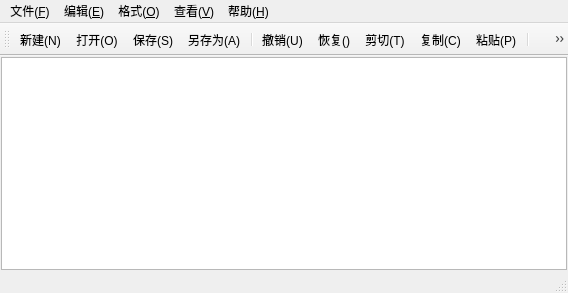
<?xml version="1.0" encoding="UTF-8"?>
<ui version="4.0">
 <class>MainWindow</class>
 <widget class="QMainWindow" name="MainWindow">
  <property name="geometry">
   <rect>
    <x>0</x>
    <y>0</y>
    <width>568</width>
    <height>293</height>
   </rect>
  </property>
  <property name="windowTitle">
   <string>MainWindow</string>
  </property>
  <widget class="QWidget" name="centralwidget">
   <layout class="QVBoxLayout" name="verticalLayout">
    <property name="spacing">
     <number>0</number>
    </property>
    <property name="leftMargin">
     <number>1</number>
    </property>
    <property name="topMargin">
     <number>1</number>
    </property>
    <property name="rightMargin">
     <number>1</number>
    </property>
    <property name="bottomMargin">
     <number>1</number>
    </property>
    <item>
     <widget class="QPlainTextEdit" name="textEdit"/>
    </item>
   </layout>
  </widget>
  <widget class="QMenuBar" name="menubar">
   <property name="geometry">
    <rect>
     <x>0</x>
     <y>0</y>
     <width>568</width>
     <height>18</height>
    </rect>
   </property>
   <widget class="QMenu" name="menu">
    <property name="title">
     <string>文件(&amp;F)</string>
    </property>
    <addaction name="actionNew"/>
    <addaction name="actionOpen"/>
    <addaction name="actionSave"/>
    <addaction name="actionSaveAs"/>
    <addaction name="separator"/>
    <addaction name="actionExit"/>
   </widget>
   <widget class="QMenu" name="menu_E">
    <property name="title">
     <string>编辑(&amp;E)</string>
    </property>
    <addaction name="actionUndo"/>
    <addaction name="actionRedo"/>
    <addaction name="actionCut"/>
    <addaction name="actionCopy"/>
    <addaction name="actionPaste"/>
    <addaction name="separator"/>
    <addaction name="actionFind"/>
    <addaction name="actionReplace"/>
    <addaction name="separator"/>
    <addaction name="actionSelectAll"/>
   </widget>
   <widget class="QMenu" name="menu_O">
    <property name="title">
     <string>格式(&amp;O)</string>
    </property>
    <addaction name="actionLineWrap"/>
    <addaction name="actionShowLineNumber"/>
    <addaction name="actionFont"/>
    <addaction name="actionFontColor"/>
    <addaction name="separator"/>
    <addaction name="actionFontBackgroundColor"/>
    <addaction name="actionEditorBackgroundColor"/>
   </widget>
   <widget class="QMenu" name="menu_V">
    <property name="title">
     <string>查看(&amp;V)</string>
    </property>
    <addaction name="actionToolBar"/>
    <addaction name="actionStatusBar"/>
   </widget>
   <widget class="QMenu" name="menu_A">
    <property name="title">
     <string>帮助(&amp;H)</string>
    </property>
    <addaction name="actionAbout"/>
   </widget>
   <addaction name="menu"/>
   <addaction name="menu_E"/>
   <addaction name="menu_O"/>
   <addaction name="menu_V"/>
   <addaction name="menu_A"/>
  </widget>
  <widget class="QStatusBar" name="statusbar"/>
  <widget class="QToolBar" name="toolBar">
   <property name="windowTitle">
    <string>toolBar</string>
   </property>
   <attribute name="toolBarArea">
    <enum>TopToolBarArea</enum>
   </attribute>
   <attribute name="toolBarBreak">
    <bool>false</bool>
   </attribute>
   <addaction name="actionNew"/>
   <addaction name="actionOpen"/>
   <addaction name="actionSave"/>
   <addaction name="actionSaveAs"/>
   <addaction name="separator"/>
   <addaction name="actionUndo"/>
   <addaction name="actionRedo"/>
   <addaction name="actionCut"/>
   <addaction name="actionCopy"/>
   <addaction name="actionPaste"/>
   <addaction name="separator"/>
   <addaction name="actionFind"/>
   <addaction name="actionReplace"/>
   <addaction name="separator"/>
   <addaction name="actionFont"/>
   <addaction name="actionShowLineNumber"/>
   <addaction name="actionLineWrap"/>
   <addaction name="separator"/>
   <addaction name="actionToolBar"/>
   <addaction name="actionStatusBar"/>
  </widget>
  <action name="actionNew">
   <property name="icon">
    <iconset resource="notepad.qrc">
     <normaloff>:/img/IcBaselineCreateNewFolder.png</normaloff>:/img/IcBaselineCreateNewFolder.png</iconset>
   </property>
   <property name="text">
    <string>新建(&amp;N)</string>
   </property>
   <property name="toolTip">
    <string>新建</string>
   </property>
   <property name="shortcut">
    <string>Ctrl+N</string>
   </property>
   <property name="menuRole">
    <enum>QAction::MenuRole::NoRole</enum>
   </property>
  </action>
  <action name="actionOpen">
   <property name="icon">
    <iconset resource="notepad.qrc">
     <normaloff>:/img/IcBaselineFileOpen.png</normaloff>:/img/IcBaselineFileOpen.png</iconset>
   </property>
   <property name="text">
    <string>打开(&amp;O)</string>
   </property>
   <property name="toolTip">
    <string>打开</string>
   </property>
   <property name="shortcut">
    <string>Ctrl+O</string>
   </property>
   <property name="menuRole">
    <enum>QAction::MenuRole::NoRole</enum>
   </property>
  </action>
  <action name="actionSave">
   <property name="icon">
    <iconset resource="notepad.qrc">
     <normaloff>:/img/MingcuteSave2Line.png</normaloff>:/img/MingcuteSave2Line.png</iconset>
   </property>
   <property name="text">
    <string>保存(&amp;S)</string>
   </property>
   <property name="toolTip">
    <string>保存</string>
   </property>
   <property name="shortcut">
    <string>Ctrl+S</string>
   </property>
   <property name="menuRole">
    <enum>QAction::MenuRole::NoRole</enum>
   </property>
  </action>
  <action name="actionSaveAs">
   <property name="icon">
    <iconset resource="notepad.qrc">
     <normaloff>:/img/FadSaveas.png</normaloff>:/img/FadSaveas.png</iconset>
   </property>
   <property name="text">
    <string>另存为(&amp;A)</string>
   </property>
   <property name="toolTip">
    <string>另存为</string>
   </property>
   <property name="menuRole">
    <enum>QAction::MenuRole::NoRole</enum>
   </property>
  </action>
  <action name="actionExit">
   <property name="text">
    <string>退出(&amp;X)</string>
   </property>
   <property name="toolTip">
    <string>退出</string>
   </property>
   <property name="menuRole">
    <enum>QAction::MenuRole::NoRole</enum>
   </property>
  </action>
  <action name="actionUndo">
   <property name="icon">
    <iconset resource="notepad.qrc">
     <normaloff>:/img/IcBaselineUndo.png</normaloff>:/img/IcBaselineUndo.png</iconset>
   </property>
   <property name="text">
    <string>撤销(&amp;U)</string>
   </property>
   <property name="toolTip">
    <string>撤销</string>
   </property>
   <property name="shortcut">
    <string>Ctrl+Z</string>
   </property>
   <property name="menuRole">
    <enum>QAction::MenuRole::NoRole</enum>
   </property>
  </action>
  <action name="actionCut">
   <property name="icon">
    <iconset resource="notepad.qrc">
     <normaloff>:/img/IcBaselineContentCut.png</normaloff>:/img/IcBaselineContentCut.png</iconset>
   </property>
   <property name="text">
    <string>剪切(&amp;T)</string>
   </property>
   <property name="toolTip">
    <string>剪切</string>
   </property>
   <property name="shortcut">
    <string>Ctrl+X</string>
   </property>
   <property name="menuRole">
    <enum>QAction::MenuRole::NoRole</enum>
   </property>
  </action>
  <action name="actionCopy">
   <property name="icon">
    <iconset resource="notepad.qrc">
     <normaloff>:/img/IcBaselineContentCopy.png</normaloff>:/img/IcBaselineContentCopy.png</iconset>
   </property>
   <property name="text">
    <string>复制(&amp;C)</string>
   </property>
   <property name="toolTip">
    <string>复制</string>
   </property>
   <property name="shortcut">
    <string>Ctrl+C</string>
   </property>
   <property name="menuRole">
    <enum>QAction::MenuRole::NoRole</enum>
   </property>
  </action>
  <action name="actionPaste">
   <property name="icon">
    <iconset resource="notepad.qrc">
     <normaloff>:/img/IcBaselineContentPaste.png</normaloff>:/img/IcBaselineContentPaste.png</iconset>
   </property>
   <property name="text">
    <string>粘贴(&amp;P)</string>
   </property>
   <property name="toolTip">
    <string>粘贴</string>
   </property>
   <property name="shortcut">
    <string>Ctrl+P</string>
   </property>
   <property name="menuRole">
    <enum>QAction::MenuRole::NoRole</enum>
   </property>
  </action>
  <action name="actionFind">
   <property name="icon">
    <iconset resource="notepad.qrc">
     <normaloff>:/img/IcBaselineFindInPage.png</normaloff>:/img/IcBaselineFindInPage.png</iconset>
   </property>
   <property name="text">
    <string>查找(&amp;F)</string>
   </property>
   <property name="toolTip">
    <string>查找</string>
   </property>
   <property name="shortcut">
    <string>Ctrl+F</string>
   </property>
   <property name="menuRole">
    <enum>QAction::MenuRole::NoRole</enum>
   </property>
  </action>
  <action name="actionReplace">
   <property name="icon">
    <iconset resource="notepad.qrc">
     <normaloff>:/img/IcBaselineFindReplace.png</normaloff>:/img/IcBaselineFindReplace.png</iconset>
   </property>
   <property name="text">
    <string>替换(&amp;R)</string>
   </property>
   <property name="toolTip">
    <string>替换</string>
   </property>
   <property name="shortcut">
    <string>Ctrl+H</string>
   </property>
   <property name="menuRole">
    <enum>QAction::MenuRole::NoRole</enum>
   </property>
  </action>
  <action name="actionFont">
   <property name="icon">
    <iconset resource="notepad.qrc">
     <normaloff>:/img/IcBaselineFontDownload.png</normaloff>:/img/IcBaselineFontDownload.png</iconset>
   </property>
   <property name="text">
    <string>字体(&amp;F)</string>
   </property>
   <property name="toolTip">
    <string>字体</string>
   </property>
   <property name="menuRole">
    <enum>QAction::MenuRole::NoRole</enum>
   </property>
  </action>
  <action name="actionLineWrap">
   <property name="checkable">
    <bool>true</bool>
   </property>
   <property name="icon">
    <iconset resource="notepad.qrc">
     <normaloff>:/img/RiTextWrap.png</normaloff>:/img/RiTextWrap.png</iconset>
   </property>
   <property name="text">
    <string>自动换行(&amp;W)</string>
   </property>
   <property name="toolTip">
    <string>自动换行</string>
   </property>
   <property name="menuRole">
    <enum>QAction::MenuRole::NoRole</enum>
   </property>
  </action>
  <action name="actionToolBar">
   <property name="checkable">
    <bool>true</bool>
   </property>
   <property name="icon">
    <iconset resource="notepad.qrc">
     <normaloff>:/img/TablerTool.png</normaloff>:/img/TablerTool.png</iconset>
   </property>
   <property name="text">
    <string>工具栏(&amp;T)</string>
   </property>
   <property name="toolTip">
    <string>工具栏</string>
   </property>
   <property name="menuRole">
    <enum>QAction::MenuRole::NoRole</enum>
   </property>
  </action>
  <action name="actionStatusBar">
   <property name="checkable">
    <bool>true</bool>
   </property>
   <property name="icon">
    <iconset resource="notepad.qrc">
     <normaloff>:/img/CodiconLayoutStatusbar.png</normaloff>:/img/CodiconLayoutStatusbar.png</iconset>
   </property>
   <property name="text">
    <string>状态栏(&amp;S)</string>
   </property>
   <property name="toolTip">
    <string>状态栏</string>
   </property>
   <property name="menuRole">
    <enum>QAction::MenuRole::NoRole</enum>
   </property>
  </action>
  <action name="actionRedo">
   <property name="icon">
    <iconset resource="notepad.qrc">
     <normaloff>:/img/IcBaselineRedo.png</normaloff>:/img/IcBaselineRedo.png</iconset>
   </property>
   <property name="text">
    <string>恢复(&amp;)</string>
   </property>
   <property name="toolTip">
    <string>恢复</string>
   </property>
   <property name="shortcut">
    <string>Ctrl+Shift+Z</string>
   </property>
   <property name="menuRole">
    <enum>QAction::MenuRole::NoRole</enum>
   </property>
  </action>
  <action name="actionSelectAll">
   <property name="text">
    <string>全选(&amp;A)</string>
   </property>
   <property name="toolTip">
    <string>全选</string>
   </property>
   <property name="shortcut">
    <string>Ctrl+V</string>
   </property>
   <property name="menuRole">
    <enum>QAction::MenuRole::NoRole</enum>
   </property>
  </action>
  <action name="actionAbout">
   <property name="text">
    <string>关于(&amp;A)</string>
   </property>
   <property name="toolTip">
    <string>关于</string>
   </property>
   <property name="menuRole">
    <enum>QAction::MenuRole::NoRole</enum>
   </property>
  </action>
  <action name="actionShowLineNumber">
   <property name="icon">
    <iconset resource="notepad.qrc">
     <normaloff>:/img/IcBaselineTextSnippet.png</normaloff>:/img/IcBaselineTextSnippet.png</iconset>
   </property>
   <property name="text">
    <string>显示行号(&amp;L)</string>
   </property>
   <property name="toolTip">
    <string>显示行号</string>
   </property>
   <property name="shortcut">
    <string>Ctrl+L</string>
   </property>
   <property name="menuRole">
    <enum>QAction::MenuRole::NoRole</enum>
   </property>
  </action>
  <action name="actionFontColor">
   <property name="text">
    <string>字体颜色</string>
   </property>
   <property name="toolTip">
    <string>设置字体颜色</string>
   </property>
   <property name="menuRole">
    <enum>QAction::MenuRole::NoRole</enum>
   </property>
  </action>
  <action name="actionEditorBackgroundColor">
   <property name="text">
    <string>编辑器背景色</string>
   </property>
   <property name="toolTip">
    <string>设置编辑器背景色</string>
   </property>
   <property name="menuRole">
    <enum>QAction::MenuRole::NoRole</enum>
   </property>
  </action>
  <action name="actionFontBackgroundColor">
   <property name="text">
    <string>字体背景色</string>
   </property>
   <property name="toolTip">
    <string>字体背景色</string>
   </property>
   <property name="menuRole">
    <enum>QAction::MenuRole::NoRole</enum>
   </property>
  </action>
 </widget>
 <resources>
  <include location="notepad.qrc"/>
 </resources>
 <connections/>
</ui>
